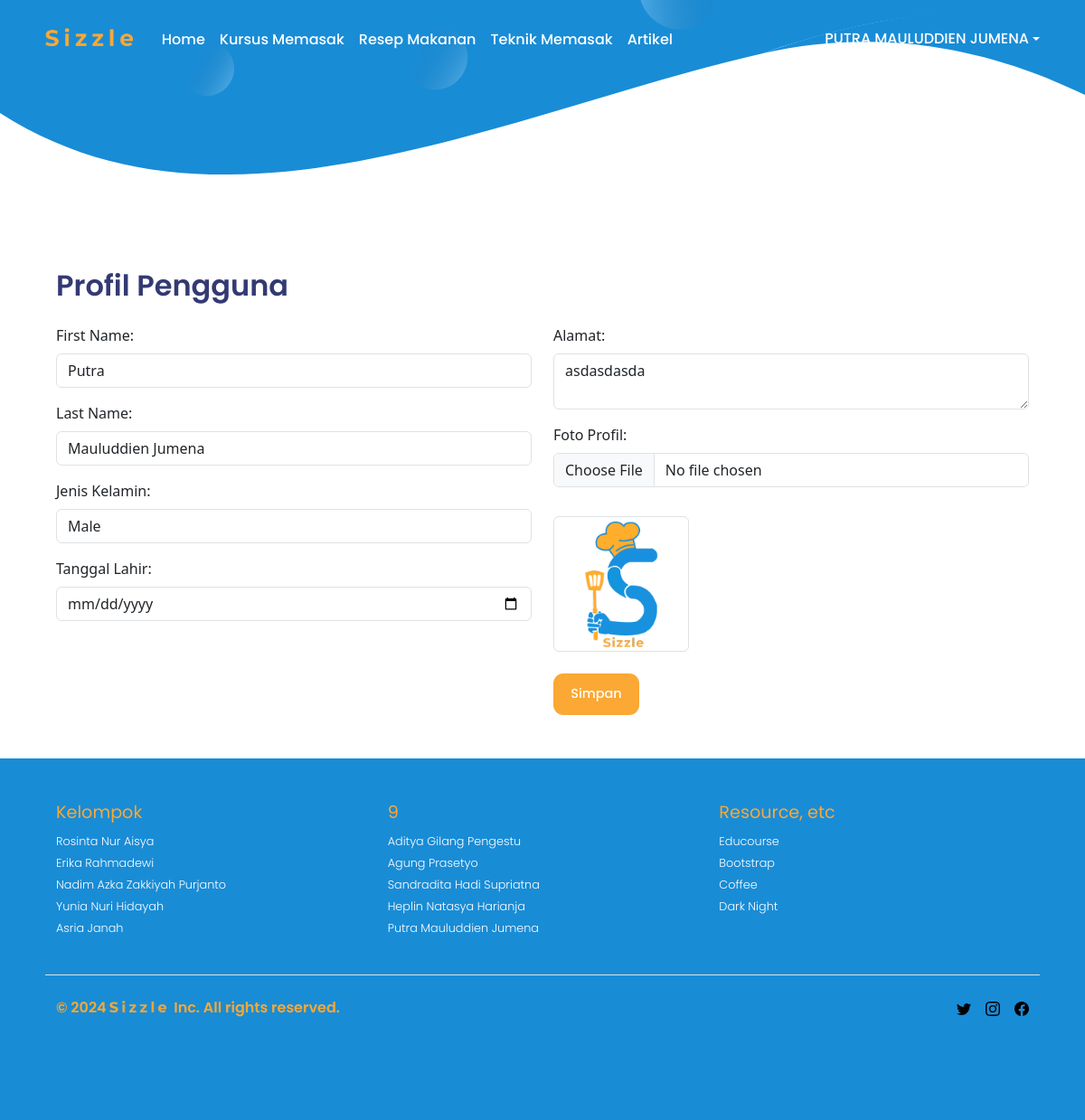
The page /profile/ (signed in) on the database as committed earlier.
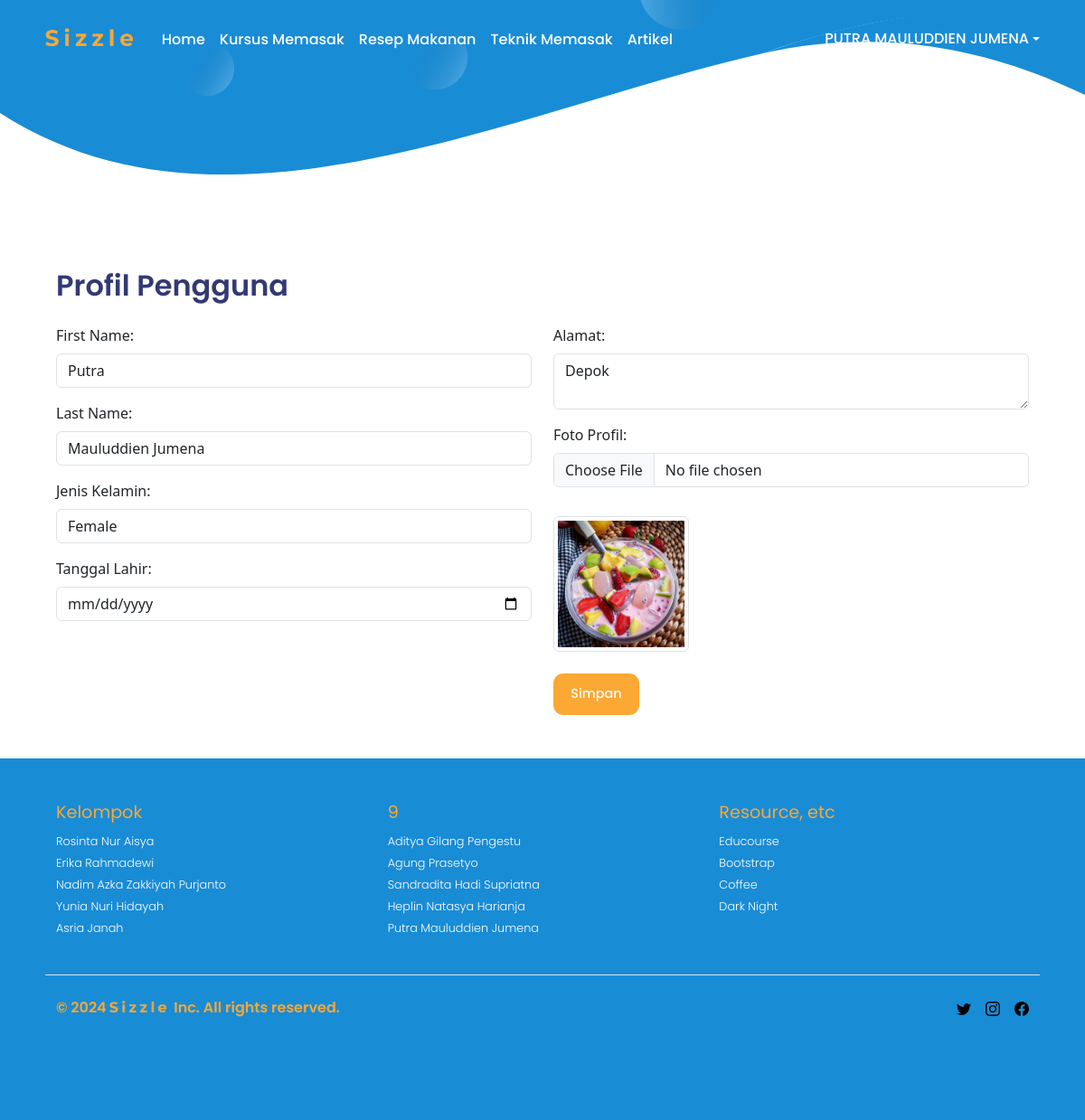
The same page on the database as committed later.
### app/models.py (models this page shows, shortened)
class UserProfile(models.Model):
    user = models.OneToOneField(User, on_delete=models.CASCADE)
    jenis_kelamin = models.CharField(null=True, blank=True, max_length=10, choices=[('M', 'Male'), ('F', 'Female')])
    tanggal_lahir = models.DateField(null=True, blank=True)
    alamat = models.TextField(null=True, blank=True)
    foto_profile = models.ImageField(upload_to='user_profile', null=True, blank=True)

### app/views.py (the view)
# urls.py: path('profile/', views.profile, name='profile'),
@login_required
def profile(request):
    if request.method == 'POST':
        user_form = UserForm(request.POST, instance=request.user)
        profile_form = UserProfileForm(request.POST, request.FILES, instance=request.user.userprofile)
        if user_form.is_valid() and profile_form.is_valid():
            user_form.save()
            profile_form.save()
            return redirect('profile')
        else:
            print("User Form Errors:", user_form.errors)
            print("Profile Form Errors:", profile_form.errors)
    else:
        user_form = UserForm(instance=request.user)
        profile_form = UserProfileForm(instance=request.user.userprofile)
    context = {
        'user_form': user_form,
        'profile_form': profile_form,
    }
    return render(request, 'profile.html', context)

### app/forms.py
class UserForm(forms.ModelForm):
    class Meta:
        model = User
        fields = ['first_name', 'last_name']

class UserProfileForm(forms.ModelForm):
    class Meta:
        model = UserProfile
        fields = ['jenis_kelamin', 'tanggal_lahir', 'alamat', 'foto_profile']

### templates/profile.html (shortened to what this page needs)
{% extends 'base.html' %}
{% load static %}
{% block body_block %}
<div class="container mb-5 mt-5">
<h2 class="mb-4">Profil Pengguna</h2>
<form method="post" enctype="multipart/form-data">
    <div class="row">
        <div class="col-6">
            <div class="form-group">
                <label for="first_name">First Name:</label>
                <input type="text" class="form-control mt-2 mb-3" id="first_name" name="first_name" value="{{ user_form.first_name.value }}">
            </div>
            <div class="form-group">
                <label for="last_name">Last Name:</label>
                <input type="text" class="form-control mt-2 mb-3" id="last_name" name="last_name" value="{{ user_form.last_name.value }}">
            </div>
            <div class="form-group">
                <label for="jenis_kelamin">Jenis Kelamin:</label>
                <select class="form-control mt-2 mb-3" id="jenis_kelamin" name="jenis_kelamin">
                    <option value="M" {% if profile_form.jenis_kelamin.value == "M" %}selected{% endif %}>Male</option>
                    <option value="F" {% if profile_form.jenis_kelamin.value == "F" %}selected{% endif %}>Female</option>
                </select>
            </div>
            <div class="form-group">
                <label for="tanggal_lahir">Tanggal Lahir:</label>
                <input type="date" class="form-control mt-2 mb-3" id="tanggal_lahir" name="tanggal_lahir" value="{{ profile_form.instance.tanggal_lahir }}">
            </div>
        </div>
        <div class="col-6">
            <div class="form-group">
                <label for="alamat">Alamat:</label>
                <textarea class="form-control mt-2 mb-3" id="alamat" name="alamat">{{ profile_form.alamat.value }}</textarea>
            </div>
            <div class="form-group">
                <label for="foto_profile">Foto Profil:</label>
                <input type="file" class="form-control mt-2 mb-3" id="foto_profile" name="foto_profile">
                {% if profile_form.instance.foto_profile %}
                    <img src="{{ profile_form.instance.foto_profile.url }}" alt="Foto Profil" class="img-thumbnail mt-3" style="max-width: 150px;">
                {% else %}
                    <img src="{% static 'images/sizzle-logo.svg' %}" alt="Foto Profil" class="img-thumbnail mt-3" style="max-width: 150px;">
                {% endif %}
            </div>
            <button type="submit" class="btn mt-4">Simpan</button>
        </div>
    </div>
</form>
</div>
{% endblock %}

Rows that differ between the two databases and show on the page:
changed UserProfile: alamat "asdasdasda" → "Depok"; instance.foto_profile: picture added
Other text that changed with them:
form field jenis_kelamin: "Male" → "Female"
